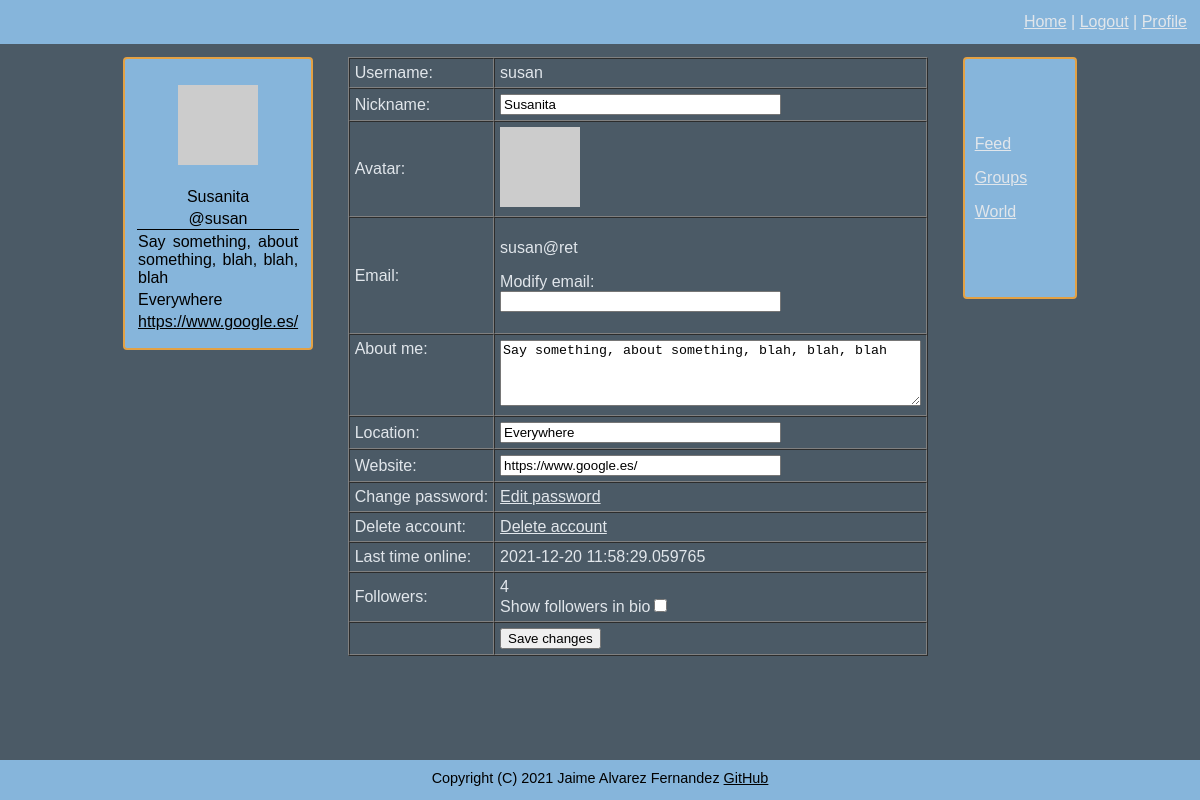
Before: /profile (signed in) with the older database file.
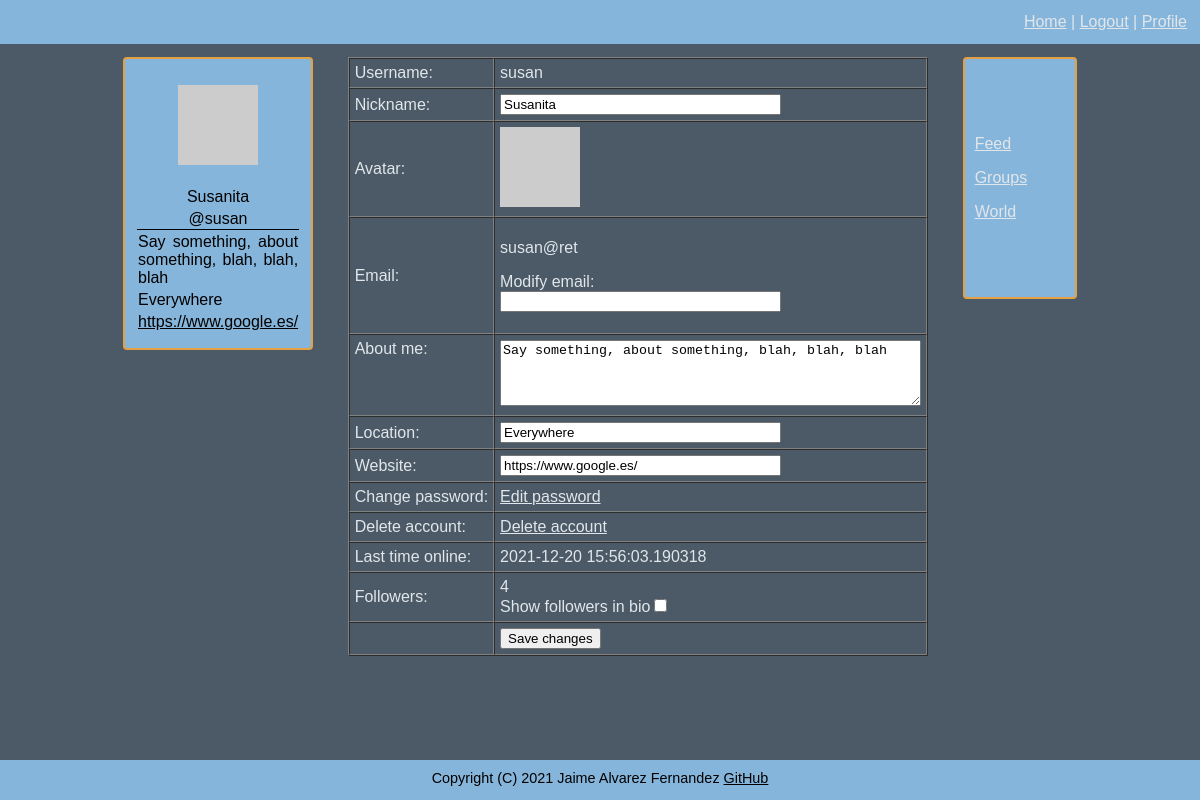
After: the same page with the newer database file.
### connect/models.py (models this page shows, shortened)
class User(UserMixin, db.Model):
    id = db.Column(db.Integer, primary_key=True)
    username = db.Column(db.String(64), index=True, unique=True)
    email = db.Column(db.String(120), index=True, unique=True)
    nickname = db.Column(db.String(64))
    password = db.Column(db.String(128))
    about_me = db.Column(db.String(140))
    location = db.Column(db.String(64))
    website = db.Column(db.String(120))
    last_seen = db.Column(db.DateTime, default=datetime.datetime.utcnow)
    follower_bio = db.Column(db.Boolean, default=False)
    posts = db.relationship('Posts', backref='author', lazy='dynamic')
    reply = db.relationship('Reply', backref='author', lazy='dynamic')
    followed = db.relationship('User',
                               secondary=followers,
                               primaryjoin=(followers.c.follower_id == id),
                               secondaryjoin=(followers.c.followed_id == id),
                               backref=db.backref('followers', lazy='dynamic'), lazy='dynamic')
    starred = db.relationship('Posts',
                              secondary=stars,
                              backref=db.backref('awarded_stars', lazy='dynamic'), lazy='dynamic')
    starred_reply = db.relationship('Reply',
                                    secondary=stars_reply,
                                    backref=db.backref('awarded_stars_reply', lazy='dynamic'), lazy='dynamic')
    def avatar(self, size):
        digest = md5(self.email.lower().encode('utf-8')).hexdigest()
        return f'https://www.gravatar.com/avatar/{digest}?d=identicon&s={size}'

### connect/routing.py (the view)
@app.route('/profile', methods=['GET', 'POST'])
@flask_login.login_required
def profile():
    form = forms.EditProfileForm()
    if form.validate_on_submit():
        if form.user_email.data != '':
            flask_login.current_user.email = form.user_email.data
        flask_login.current_user.about_me = form.about_me.data
        flask_login.current_user.location = form.location.data
        flask_login.current_user.website = form.website.data
        flask_login.current_user.nickname = form.nickname.data
        flask_login.current_user.follower_bio = form.followers.data
        db.session.commit()
        flask.flash('Your changes have been saved.')
        return flask.redirect(flask.url_for('profile'))
    elif flask.request.method == 'GET':
        form.user_email.data = ''
        form.nickname.data = flask_login.current_user.nickname
        form.about_me.data = flask_login.current_user.about_me
        form.website.data = flask_login.current_user.website
        form.location.data = flask_login.current_user.location
        form.followers.data = flask_login.current_user.follower_bio
    return flask.render_template('profile.html', user=flask_login.current_user, form=form, title='Profile')

### connect/forms.py (shortened to what this page needs)
class EditProfileForm(FlaskForm):
    user_email = wtforms.StringField('Email', validators=[validators.Optional(),
                                                          validators.Regexp(r'^[a-zA-Z0-9_.]+@[a-zA-Z0-9_.]+$',
                                                                            message='Please enter a valid email')])
    about_me = wtforms.TextAreaField('About me', validators=[validators.Length(min=0, max=140)])
    nickname = wtforms.StringField('Nickname', validators=[validators.Length(min=0, max=25)])
    submit = wtforms.SubmitField('Save changes')
    location = wtforms.StringField('Location', validators=[validators.Optional()])
    website = wtforms.StringField('Website', validators=[validators.Optional()])
    followers = wtforms.BooleanField('Show followers in bio')

### connect/models.py (called while the page is built)
@login.user_loader
def load_user(user_id):
    return User.query.get(int(user_id))

### connect/routing.py (called while the page is built)
@app.before_request
def before_request():
    if flask_login.current_user.is_authenticated:
        flask_login.current_user.last_seen = datetime.datetime.utcnow()
        db.session.commit()

### connect/templates/profile.html (shortened to what this page needs)
{% extends "general_template.html" %}
{% block content %}
<div id="profile">
        <form action="" method="post" novalidate>
            <table cellspacing="0" cellpadding="5" border="1">
                <tr>
                    <td>Username:</td>
                    <td>{{ user.username }}</td>
                </tr>
                <tr>
                    <td>{{ form.nickname.label }}:</td>
                    <td>
                        {{ form.nickname(size=32, autocomplete=off) }}<br>
                    </td>
                </tr>
                <tr>
                    <td>Avatar:</td>
                    <td><img src="{{ user.avatar(80) }}"></td>
                </tr>
                <tr>
                    <td>{{ form.user_email.label }}:</td>
                    <td>
                        <p>
                            {{ user.email }}
                        </p>
                        <p>
                            Modify email:<br>
                            {{ form.user_email(size=32, autocomplete=off) }}<br>
                        </p>
                    </td>
                </tr>
                <tr>
                    <td valign="top">{{ form.about_me.label }}:</td>
                    <td>
                        {{ form.about_me(cols=50, rows=4) }}<br>
                    </td>
                </tr>
                <tr>
                    <td>
                        {{ form.location.label }}:
                    </td>
                    <td>
                        {{ form.location(size=32) }}<br>
                    </td>
                </tr>
                <tr>
                    <td>
                        {{ form.website.label }}:
                    </td>
                    <td>
                        {{ form.website(size=32) }}<br>
                    </td>
                </tr>
                <tr valign="top">
                    <td>Change password:</td>
                    <td>
                         <a href="{{url_for('change_password')}}">Edit password</a>
                    </td>
                </tr>
                <tr>
                    <td>Delete account:</td>
                    <td>
                        <a href="{{ url_for('delete_account') }}">Delete account</a>
                    </td>
                </tr>
                <tr>
                    <td>Last time online:</td>
                    <td>{% if user.last_seen %}{{ user.last_seen }}{% endif %}</td>
                </tr>
                <tr>
                    <td>Followers:</td>
                    <td>{{ current_user.followers.count() }}<br>
                        {{ form.followers.label }}{{ form.followers() }}
                    </td>
                </tr>
                <tr>
                    <td></td>
                    <td>{{ form.submit() }}</td>
                </tr>
            </table>
        </form>
    </div>
{% endblock %}

### connect/templates/general_template.html (shortened to what this page needs)
<!DOCTYPE html>
<html lang="en">
<head>
    <link href="{{ url_for('static', filename='css/style.css') }}" rel="stylesheet" type="text/css" />
</head>
<body>
<header>
    <table width="100%">
        <tr>
            <td>
            </td>
            <td>
                <nav id="global_links">
                <a href="{{ url_for('index') }}">Home</a> |
                {% if current_user.is_anonymous %}
                <a href="{{ url_for('login') }}">Login</a> |
                <a href="{{ url_for('sign_in') }}">Register</a>
                {% else %}
                <a href="{{ url_for('logout') }}">Logout</a> |
                <a href="{{ url_for('profile') }}">Profile</a>
                {% endif %}
                </nav>
            </td>
        </tr>
    </table>
</header>
<div id="main_table">
    <table border="0" width="100%">
        <tr>
            <td width="10%" valign="top">
                {% if current_user.is_authenticated %}
                <div id="left_side">
                    {% include 'sub_templates/_profile.html' %}
                </div>
                {% endif %}
            </td>
            <td width="70%" align="center" valign="top">
                {% block content %}{% endblock %}
            </td>
            <td width="13%" valign="top">
                {% if current_user.is_authenticated %}
                <div id="right_side">
                    {% include 'sub_templates/_links.html' %}
                </div>
                {% endif %}
            </td>
        </tr>
    </table>
</div>
<footer>
    Copyright (C) 2021 Jaime Alvarez Fernandez
    <a href="https://github.com/Jaime-alv">GitHub</a>
</footer>
</body>
</html>

### connect/templates/sub_templates/_profile.html (shortened to what this page needs)
{% if user and user != current_user %}
    <p>
        <img src="{{ user.avatar(128) }}">
    </p>
    <table width="100%">
        <tr>
            <td>
                {% if user.nickname is not none %}
                {{ user.nickname }}
                {% endif %}
            </td>
        </tr>
        <tr>
            <td class="bottom_line">
                @{{ user.username }}
            </td>
        </tr>
        <tr>
            <td>
                {% if not current_user.is_following(user) %}
                <form method="post" action="{{ url_for('follow', username=user.username, url=request.endpoint) }}">
                    {{ e_form.hidden_tag() }}
                    {{ e_form.submit(value='Follow') }}
                </form>
                {% else %}
                <form method="post" action="{{ url_for('unfollow', username=user.username, url=request.endpoint) }}">
                    {{ e_form.hidden_tag() }}
                    {{ e_form.submit(value='Unfollow') }}
                </form>
                {% endif %}
            </td>
        </tr>
        <tr>
            <td class="justify_text">
                {% if user.about_me is not none %}
                    {{ user.about_me }}
                {% endif %}
            </td>
        </tr>
        <tr>
            <td>
                {% if user.location is not none %}
                    {{ user.location }}
                {% endif %}
            </td>
        </tr>
        <tr>
            <td>
                {% if user.website is not none %}
                    <a href="{{ current_user.website }}">{{ current_user.website }}</a>
                {% endif %}
            </td>
        </tr>
        <tr>
            <td>
                {% if user.follower_bio %}
                Followers: {{ current_user.followers.count() }}
                {% endif %}
            </td>
        </tr>
    </table>
{% else %}
    <p>
        <img src="{{ current_user.avatar(128) }}">
    </p>
    <table width="100%">
        <tr>
            <td>
                {% if current_user.nickname is not none %}
                {{ current_user.nickname }}
                {% endif %}
            </td>
        </tr>
        <tr>
            <td class="bottom_line">
                @{{ current_user.username }}
            </td>
        </tr>
        <tr>
            <td class="justify_text">
                {% if current_user.about_me is not none %}
                    {{ current_user.about_me }}
                {% endif %}
            </td>
        </tr>
        <tr>
            <td class="justify_text">
                {% if current_user.location is not none %}
                    {{ current_user.location }}
                {% endif %}
            </td>
        </tr>
        <tr>
            <td class="justify_text">
                {% if current_user.website is not none %}
                    <a href="{{ current_user.website }}">{{ current_user.website }}</a>
                {% endif %}
            </td>
        </tr>
        <tr>
            <td>
            </td>
        </tr>
    </table>
{% endif %}

### connect/templates/sub_templates/_links.html
<nav class="justify_text" style="padding:10px;">
    <p>
        <a href="{{ url_for('followed') }}">Feed</a>
    </p>
    <p>
        <a href="groups">Groups</a>
    </p>
    <p>
        <a href="messages">World</a>
    </p>
</nav>

### connect/static/css/style.css (style rules this page uses)
body { font-family: Arial; background: #4b5a66; color: #e1e6eb; min-height: 100vh; margin: 0; }
a { color: inherit; }
footer { min-height:20px; background:PapayaWhip; color: black; font-size:90%; text-align:center; padding:10px; background: #86b5db; }
header { font-size: 100%; background: #86b5db; padding:10px; }
#global_links { text-align:right; padding: 0px; }
#main_table { margin: 10px 10% 0px 10%; }
#right_side { margin: 0px 0px 0px 0%; align: right; font-size: 100%; text-align: center; border: 2px solid #e3a144; border-radius: 4px; background: #86b5db; padding: 50px 0px 50px 0px; }
#left_side { border: 2px solid #e3a144; text-align: center; border-radius: 4px; background: #86b5db; color: black; padding: 10px; }
.bottom_line { border: solid; border-width: 0px 0 1px 0; }
.justify_text { text-align: justify; text-justify: inter-word; }
body { display:flex; flex-direction:column; }
footer { margin-top:auto; }

Changed rows visible on the page:
changed User "Susanita": last_seen "2021-12-20 11:58:29.059765" → "2021-12-20 15:56:03.190318"
